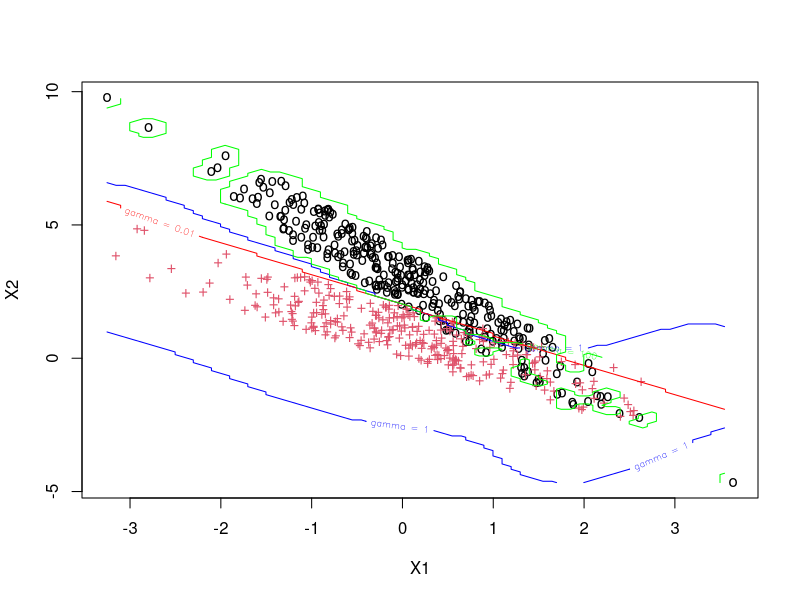
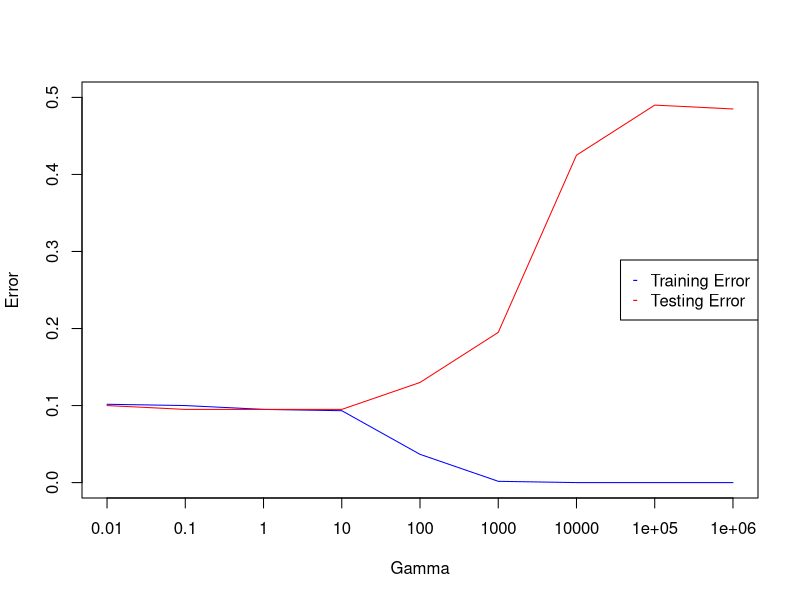

Reproduce these figures in R, in order.
rm(list=ls())

alldata = read.csv("alldata.txt")
trainingdata = alldata[1:600,]
testdata = alldata[601:800,]


library(MLmetrics)
library(e1071)

#Question a
plot(trainingdata[,c(1:2)], col = trainingdata$y, pch = c("o","+")[trainingdata$y])

#Question b and c
X1 = seq(min(trainingdata[,1]), max(trainingdata[,1]), by = 0.1)
X2 = seq(min(trainingdata[,2]), max(trainingdata[,2]), by = 0.1)
mygrid = expand.grid(X1,X2)
colnames(mygrid) = colnames(trainingdata)[1:2]

#Gamma 1
svm_model <- svm(y ~ ., kernel = "radial", type = "C-classification", data = trainingdata, gamma = 1)
pred = predict(svm_model, mygrid)
Y = matrix(pred, length(X1), length(X2))
contour(X1,X2,Y, add = TRUE, levels = 1.5, labels = "gamma = 1", col = "blue")

#Gamma 0.01
svm_model <- svm(y ~ ., kernel = "radial", type = "C-classification", data = trainingdata, gamma = 0.01)
pred = predict(svm_model, mygrid)
Y = matrix(pred, length(X1), length(X2))
contour(X1,X2,Y, add = TRUE, levels = 1.5, labels = "gamma = 0.01", col = "red")

#Gamma 100
svm_model <- svm(y ~ ., kernel = "radial", type = "C-classification", data = trainingdata, gamma = 100)
pred = predict(svm_model, mygrid)
Y = matrix(pred, length(X1), length(X2))
contour(X1,X2,Y, add = TRUE, levels = 1.5, labels = "gamma = 100", col = "green")

#Question d
gammavalues = c(0.01, 0.1, 1, 10, 100, 1000, 10000, 100000, 1000000)
training_error = c()
for (gamma in gammavalues){
  svm_model = svm(y ~ ., kernel="radial", type = "C-classification", data = trainingdata, gamma = gamma)
  pred = predict(svm_model, trainingdata[,c(1:2)])
  training_error = c(training_error, 1-Accuracy(pred,trainingdata$y))
}

testing_error = c()
for (gamma in gammavalues){
  svm_model = svm(y ~ ., kernel="radial", type = "C-classification", data = trainingdata, gamma = gamma)
  pred = predict(svm_model, testdata[,c(1:2)])
  testing_error = c(testing_error, 1-Accuracy(pred,testdata$y))
}

#Question e
plot(training_error, type = "l", col="blue", ylim = c(0, 0.5), xlab = "Gamma", ylab = "Error", xaxt = "n")
axis(1, at = 1:length(gammavalues), labels = gammavalues)
lines(testing_error, col="red")
legend("right", c("Training Error", "Testing Error"), pch = c("-","-"), col = c("blue", "red"))

#Question f
k = 10
dsize = nrow(trainingdata)
folds = split(sample(1:dsize), ceiling(seq(dsize) * k / dsize))

accuracies = c()
for (gamma in gammavalues){
  predictions = data.frame()
  testsets = data.frame()
  for (i in 1:k){
    trainingset = trainingdata[unlist(folds[-i]),]
    validationset = trainingdata[unlist(folds[i]),]
    svm_model = svm(y ~ ., kernel="radial", type = "C-classification", data = trainingset, gamma = gamma)
    pred = predict(svm_model, validationset[, c(1:2)])
    predictions = rbind(predictions, as.data.frame(pred))
    testsets = rbind(testsets, as.data.frame(validationset[,3]))
  }
  accuracies = c(accuracies, Accuracy(predictions,testsets))
  
}

print(accuracies)
bestgamma = gammavalues[which.max(accuracies)]
